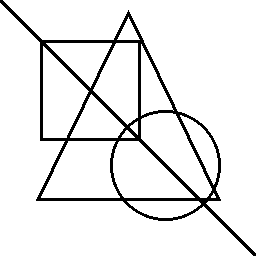
#> input picture test_image.png, 256 x 256 px
$ python img_to_hex.py
#> lines starting #> are read from the running program, lines starting #| are printed output that depends on the picture; after the words box and inside, x2 and y2 are one past the last pixel; in counts of white or black regions, pixels touching at a corner belong together
from PIL import Image

INPUT_IMAGE = "test_image.png"
OUTPUT_HEX  = "image_data.hex"
IMG_W       = 128
IMG_H       = 128

img = Image.open(INPUT_IMAGE).convert("RGB")
#> img is the input picture: PIL image 256x256 RGB; 92.2% white; 1 black region, box (x1, y1, x2, y2) and area: (0, 0, 256, 256) 5103
img = img.resize((IMG_W, IMG_H), Image.LANCZOS)
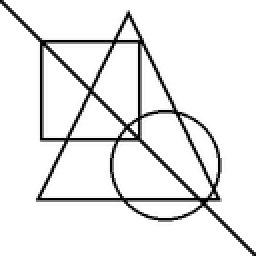
#> img: PIL image 128x128 RGB (shown 2 times larger); min 0, max 255, mean 234.8
pixels = list(img.getdata())
#> pixels = 16384 items, first 6: (0, 0, 0), (68, 68, 68), (252, 252, 252), (253, 253, 253), (253, 253, 253), (255, 255, 255)

with open(OUTPUT_HEX, "w") as f:
    for (r, g, b) in pixels:
        f.write(f"{r:02X}\n")
        f.write(f"{g:02X}\n")
        f.write(f"{b:02X}\n")
#> this loop made 16384 passes

print(f"Done! {IMG_W}x{IMG_H} = {IMG_W*IMG_H} pixels")
print(f"Written to {OUTPUT_HEX} ({IMG_W*IMG_H*3} lines")
